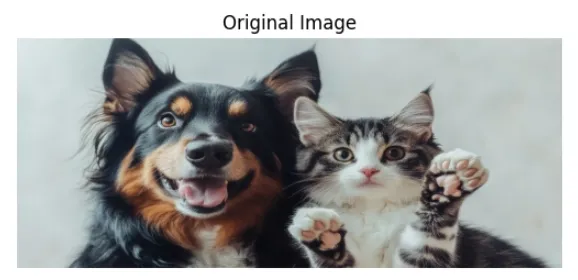
#> input picture 1. Image Processing and Enhancement/dog-cats.webp, 578 x 280 px, found by its file name
$ python median.py
#> lines starting #> are read from the running program, lines starting #| are printed output that depends on the picture
import cv2
import matplotlib.pyplot as plt

# Fixed correct image path
image_path = '1. Image Processing and Enhancement/dog-cats.webp'

# Read image
image = cv2.imread(image_path)
#> image is the input picture: shape (280, 578, 3); mean B, G, R 163.9, 165, 163.4
if image is None:
    print("Image not found! Check path.")
    exit()

# Resize
resized_image = cv2.resize(image, (1900, 800))
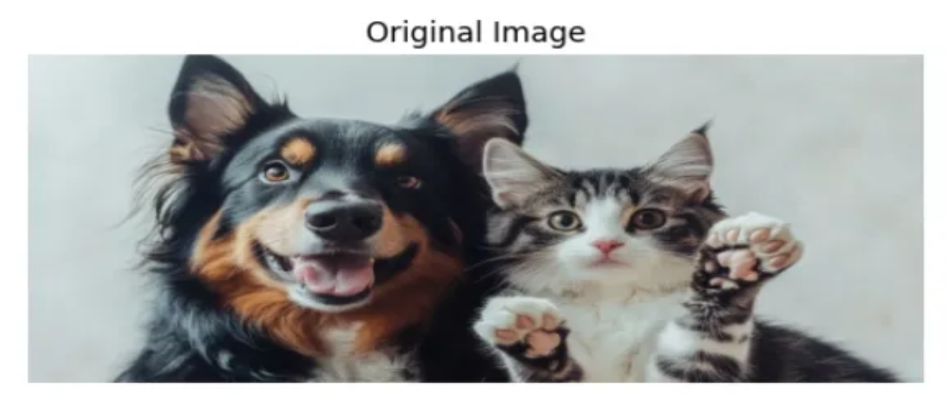
#> resized_image: shape (800, 1900, 3) (shown at 1/2 size); mean B, G, R 163.8, 164.9, 163.3

# Apply Gaussian Blur
median = cv2.medianBlur(resized_image, 11)

# Convert to RGB
median_rgb = cv2.cvtColor(median, cv2.COLOR_BGR2RGB)

# Show Gaussian Blurred Image
plt.imshow(median_rgb)
plt.title('Median Blurred Image')
plt.axis('off')
plt.show()
